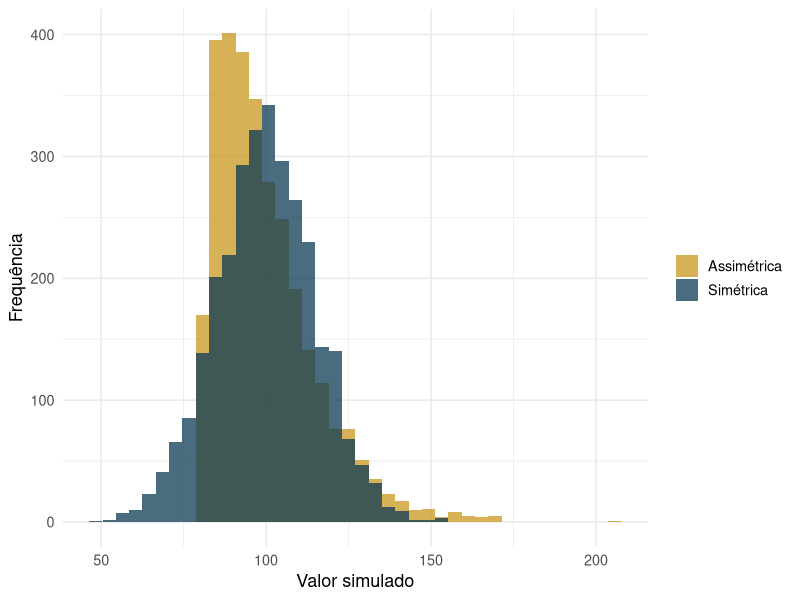
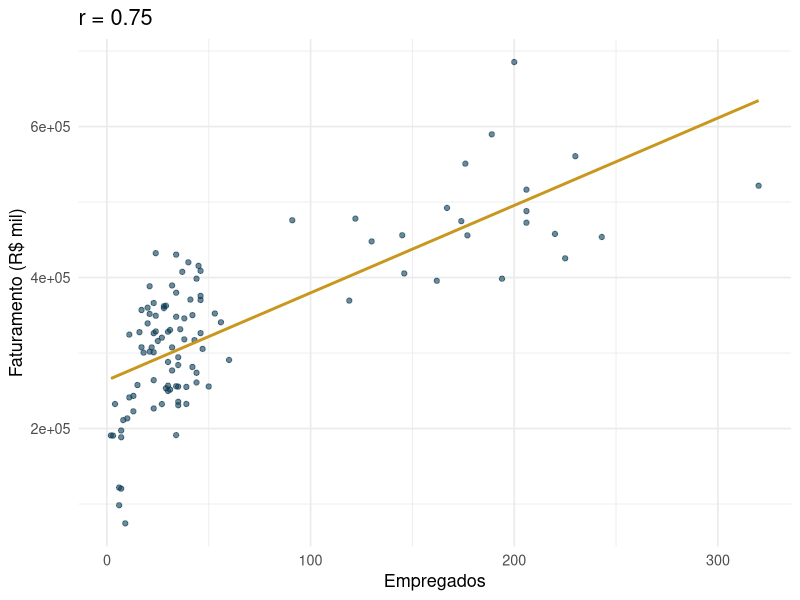

The R script that drew these images, in order:
## ---- chunk 1
knitr::opts_chunk$set(echo = TRUE, warning = FALSE, message = FALSE, fig.retina = 2, fig.height=4.2)
suppressPackageStartupMessages(library(tidyverse))
empresas <- read.csv("empresas.csv")
var_n <- function(x) mean((x - mean(x))^2)
assimetria <- function(x) mean((x-mean(x))^3) / var_n(x)^{3/2}
curtose <- function(x) mean((x-mean(x))^4) / var_n(x)^2
## ---- chunk 2
set.seed(42)
n <- 3000
sim_simetrica <- rnorm(n, mean = 100, sd = 15)
sim_bruta     <- rgamma(n, shape = 2, rate = 1)
sim_assimetrica <- (sim_bruta - mean(sim_bruta)) / sd(sim_bruta) * sd(sim_simetrica) + mean(sim_simetrica)

sim_dist <- tibble(
  valor = c(sim_simetrica, sim_assimetrica),
  grupo = rep(c("Simétrica", "Assimétrica"), each = n)
)
ggplot(sim_dist, aes(valor, fill = grupo)) +
  geom_histogram(bins = 40, alpha = 0.75, position = "identity") +
  scale_fill_manual(values = c(Simétrica = "#0d3b54", Assimétrica = "#c9971e")) +
  labs(x = "Valor simulado", y = "Frequência", fill = NULL) +
  theme_minimal(base_size = 13)
## ---- chunk 3
sim_dist |> group_by(grupo) |>
  summarise(media = round(mean(valor), 1), dp = round(sd(valor), 1))
## ---- chunk 4
r <- cor(empresas$empregados99, empresas$faturamento99)
ggplot(empresas, aes(empregados99, faturamento99)) +
  geom_point(alpha=.6, color="#0d3b54") + geom_smooth(method="lm", se=FALSE, color="#c9971e") +
  labs(title = paste0("r = ", round(r,2)), x = "Empregados", y = "Faturamento (R$ mil)") +
  theme_minimal(base_size=13)
## ---- chunk 5
empresas |> summarise(
  assimetria = assimetria(faturamento99),
  curtose    = curtose(faturamento99)
)
## ---- chunk 6
sim_dist |> group_by(grupo) |>
  summarise(assimetria = round(assimetria(valor), 2), curtose = round(curtose(valor), 2))
